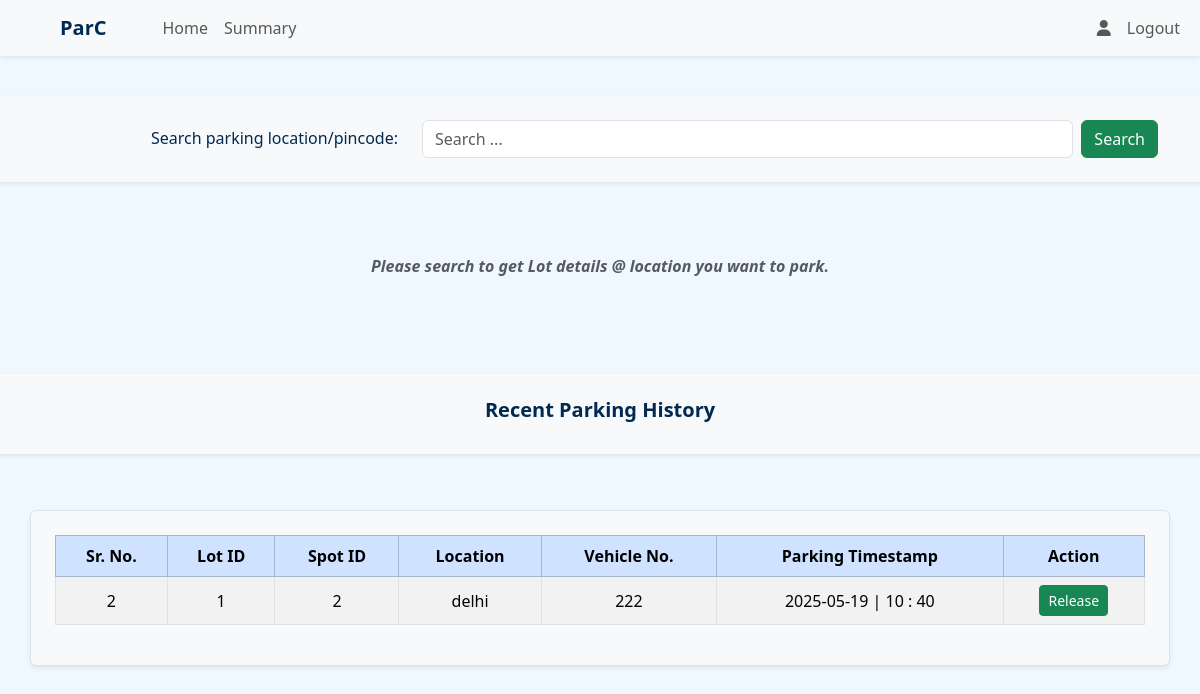
Page /user/dashboard (signed in) on the earlier database version.
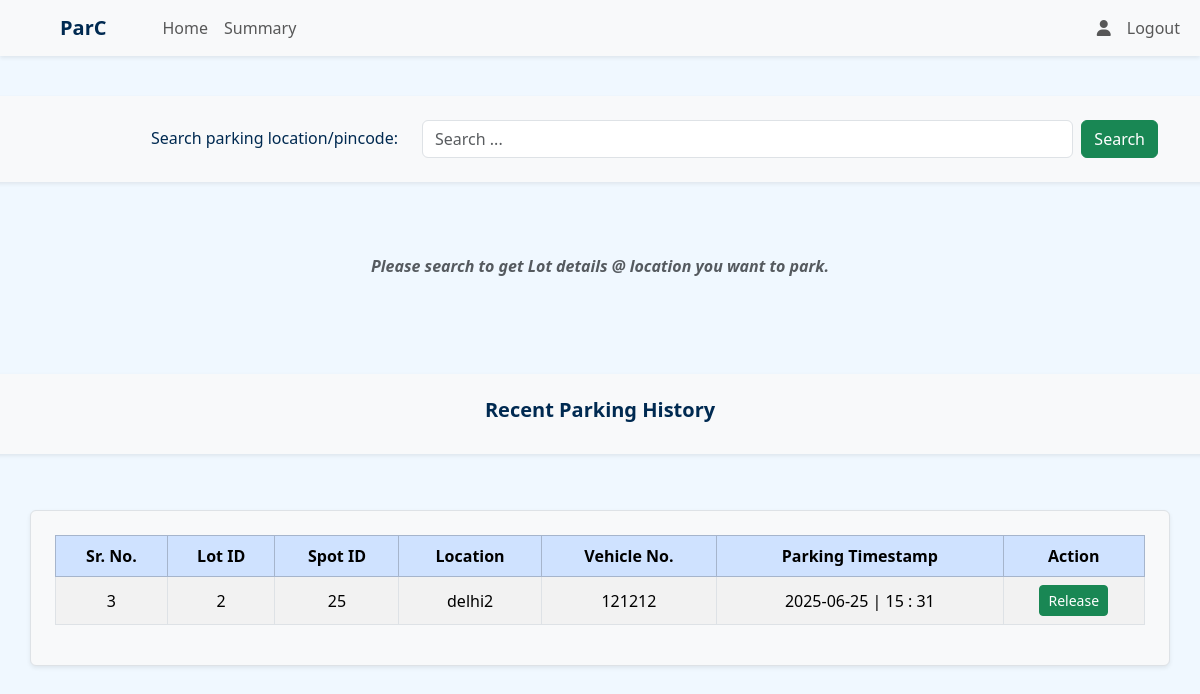
Same page on the later database version.
### application/models.py (models this page shows)
class Reservation(db.Model):
    id = db.Column(db.Integer, primary_key = True)
    spot_id = db.Column(db.Integer, db.ForeignKey('parking_spot.id'), nullable=False)
    user_id = db.Column(db.Integer, db.ForeignKey('user.id'), nullable = False)
    vrn = db.Column(db.String, nullable = False)
    parking_timestamp = db.Column(db.DateTime, nullable = False)
    leaving_timestamp = db.Column(db.DateTime, nullable = True)
    duration = db.Column(db.Integer, nullable = True)
    status = db.Column(db.String, nullable = False, default = 'unpaid')
    parking_cost = db.Column(db.Integer, nullable = False, default = 0)

class ParkingSpot(db.Model):
    id = db.Column(db.Integer, primary_key = True)
    lot_id = db.Column(db.Integer, db.ForeignKey('parking_lot.id'), nullable = False)
    status = db.Column(db.String, nullable = False, default = 'available')
    reservations = db.relationship('Reservation', backref = 'spot', cascade = 'all, delete')

class ParkingLot(db.Model):
    id = db.Column(db.Integer, primary_key = True)
    pl_name = db.Column(db.String, nullable = False)
    price = db.Column(db.Integer, nullable = False, default = 1000)
    address = db.Column(db.String, nullable = False)
    pincode = db.Column(db.Integer, nullable = False)
    capacity = db.Column(db.Integer, nullable = False)
    spots_count = db.Column(db.Integer, nullable = False)
    created_at = db.Column(db.DateTime, nullable = False)
    spots = db.relationship('ParkingSpot', backref = 'lot', cascade = 'all, delete')

### application/routes.py (the view)
@app.route('/user/dashboard')
@auth_required()
@roles_required('user')
def user_dashboard():
    user = current_user
    reservations = Reservation.query.filter_by(user_id = user.id).all()
    return render_template('user_dashboard.html', reservations=reservations)

### templates/user_dashboard.html (shortened to what this page needs)
{% extends "base.html" %}
{% block nav %}
<nav class="navbar navbar-expand-lg bg-body-tertiary shadow-sm sticky-top">
    <div class="container-fluid">
        <a href="{{url_for('user_dashboard')}}" class="navbar-brand mx-5"><strong>ParC</strong></a>
        <div class="collapse navbar-collapse" id="navbarSupportedContent">
            <ul class="navbar-nav me-auto mb-2 mb-lg-0">
                <li class="nav-item">
                    <a href="{{url_for('user_dashboard')}}" class="nav-link">Home</a>
                </li>
                <li class="nav-item">
                    <a href="{{url_for('user_summary')}}" class="nav-link">Summary</a>
                </li>
            </ul>
            <ul class="navbar-nav ms-auto mb-2 mb-lg-0">
                <li class="nav-item">
                    <a href="{{url_for('profile')}}" class="nav-link"><i class="fa-solid fa-user"></i></a>
                </li>
                <li class="nav-item">
                    <a href="{{url_for('user_logout')}}" class="nav-link">Logout</a>
                </li>
            </ul>
        </div>
    </div>
</nav>
{% endblock %}
{% block content %}
<div class="row mt-3">
    <div class="p-4 bg-light shadow-sm my-4">
        <div class="container">
            <div class="row align-items-center text-center">
                <div class="col-md-4 mb-3 mb-md-0 text-md-end">
                    <h6 class="mb-0">Search parking location/pincode:</h6>
                </div>
                <div class="col-md-8">
                    <form action="{{url_for('user_search')}}" class="d-flex" method="post">
                        <input type="search" class="form-control me-2" name="search_query" placeholder="Search ... "
                            aria-label="Search" required>
                        <button type="submit" class="btn btn-success">Search</button>
                    </form>
                </div>
            </div>
        </div>
    </div>
    <div>
        {% if search_query %}
        <div class="container my-5 p-4 bg-light rounded shadow-sm border">
            <h5 class="text-center fw-semibold mb-4">Parking Lots Found @ {{search_query}}</h5>
            <div class="table-responsive">
                <table class="table table-bordered table-hover table-striped align-middle text-center">
                    <thead class="table-primary">
                        <tr>
                            <th>Sr. No.</th>
                            <th>Lot ID</th>
                            <th>Prime Location Name</th>
                            <th>Address</th>
                            <th>Available Spots</th>
                            <th>Price/hr</th>
                            <th>Actions</th>
                        </tr>
                    </thead>
                    {% if parkingLots %}
                    <tbody>
                        {% for l in parkingLots %}
                        <tr>
                            <td>{{loop.index}}</td>
                            <td>{{l.lot_id}}</td>
                            <td>{{l.pl_name}}</td>
                            <td>{{l.address}}, {{l.pincode}}</td>
                            <td>{{l.availability}}</td>
                            <td> ₹{{l.price}}</td>
                            <td>
                                <a href="{{url_for('book_spot', lot_id=l.lot_id)}}" class="btn btn-sm btn-info">Book</a>
                            </td>
                        </tr>
                        {% endfor %}
                    </tbody>
                    {% else %}
                    <tbody>
                        <tr>
                            <td colspan="7" class="text-center text-muted">No Lots Found</td>
                        </tr>
                    </tbody>
                    {% endif %}
                </table>
            </div>
        </div>
        {% else %}
        <div class="text-center my-5">
            <p class="fw-bold fst-italic fs-6 text-muted">Please search to get Lot details @ location you want to park.
            </p>
        </div>
        {% endif %}
    </div>
</div>
<div class="row my-5">
    <div class="text-center rounded mb-5 p-4 shadow-sm bg-light">
        <h5 class="fw-bold">Recent Parking History</h5>
    </div>
    <div>
        {% if reservations %}
        <div class="container my-2 p-4 bg-light rounded shadow-sm border">
            <table class="table table-bordered table-hover table-striped align-middle text-center">
                <thead class="table-primary">
                    <tr>
                        <th>Sr. No.</th>
                        <th>Lot ID</th>
                        <th>Spot ID</th>
                        <th>Location</th>
                        <th>Vehicle No.</th>
                        <th>Parking Timestamp</th>
                        <th>Action</th>
                    </tr>
                </thead>
                <tbody>
                    {% for r in reservations %}
                    {% if not r.leaving_timestamp %}
                    <tr>
                        <td>{{loop.index}}</td>
                        <td>{{r.spot.lot_id}}</td>
                        <td>{{r.spot_id}}</td>
                        <td>{{r.spot.lot.address}}</td>
                        <td>{{r.vrn}}</td>
                        <td>{{r.parking_timestamp.strftime('%Y-%m-%d | %H : %M')}}</td>
                        <td>
                            {% if r.status == 'unpaid' %}
                            <a href="{{url_for('get_reservation', reserve_id=r.id)}}"
                                class="btn btn-sm btn-success">Release</a>
                            {% else %}
                            Released
                            {% endif %}
                        </td>
                    </tr>
                    {% endif %}
                    {% endfor %}
                </tbody>
            </table>
        </div>
        {% else %}
        <div class="text-center my-5">
            <p class="fw-bold fst-italic fs-6 text-muted">No Parking History Found.</p>
        </div>
        {% endif %}
    </div>
</div>
{% endblock %}

### templates/base.html (shortened to what this page needs)
<!DOCTYPE html>
<html lang="en">
<head>
    <link href="https://cdn.jsdelivr.net/npm/bootstrap@5.3.3/dist/css/bootstrap.min.css" rel="stylesheet"
>
    <link href="https://cdn.jsdelivr.net/npm/bootstrap-icons/font/bootstrap-icons.css" rel="stylesheet">
    <link rel="stylesheet" href="https://cdnjs.cloudflare.com/ajax/libs/font-awesome/6.5.0/css/all.min.css">
</head>
<body>
    {% block nav %}{% endblock %}
    <div>
        {% block content %}
        {% endblock %}
    </div>
</body>
</html>

### templates/user_dashboard.html (style rules this page uses)
body { background-image: none !important; }

Differences in the rows shown:
no longer on this page (row edited): Reservation: spot.lot_id "1", spot_id "2", spot.lot.address "delhi", vrn "222", parking_timestamp "2025-05-19 | 10 : 40"
added Reservation: spot.lot_id "2", spot_id "25", spot.lot.address "delhi2", vrn "121212", parking_timestamp "2025-06-25 | 15 : 31"
